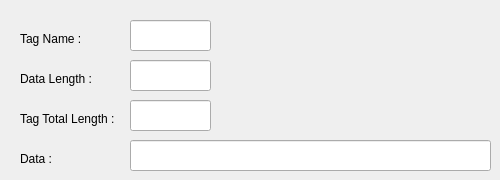
    <widget class="QWidget" name="tab_2">
     <attribute name="title">
      <string>VERS</string>
     </attribute>
     <widget class="QLineEdit" name="txtImg3TagVERS">
      <property name="geometry">
       <rect>
        <x>130</x>
        <y>20</y>
        <width>81</width>
        <height>31</height>
       </rect>
      </property>
      <property name="readOnly">
       <bool>true</bool>
      </property>
     </widget>
     <widget class="QLabel" name="lblImg3TagVERS">
      <property name="geometry">
       <rect>
        <x>20</x>
        <y>30</y>
        <width>91</width>
        <height>17</height>
       </rect>
      </property>
      <property name="text">
       <string>Tag Name :</string>
      </property>
     </widget>
     <widget class="QLabel" name="lblImg3TotalLengthVERS">
      <property name="geometry">
       <rect>
        <x>20</x>
        <y>110</y>
        <width>111</width>
        <height>17</height>
       </rect>
      </property>
      <property name="text">
       <string>Tag Total Length :</string>
      </property>
     </widget>
     <widget class="QLabel" name="lblImg3DataLengthVERS">
      <property name="geometry">
       <rect>
        <x>20</x>
        <y>70</y>
        <width>91</width>
        <height>17</height>
       </rect>
      </property>
      <property name="text">
       <string>Data Length :</string>
      </property>
     </widget>
     <widget class="QLineEdit" name="txtImg3TotalLengthVERS">
      <property name="geometry">
       <rect>
        <x>130</x>
        <y>100</y>
        <width>81</width>
        <height>31</height>
       </rect>
      </property>
      <property name="readOnly">
       <bool>true</bool>
      </property>
     </widget>
     <widget class="QLineEdit" name="txtImg3DataLengthVERS">
      <property name="geometry">
       <rect>
        <x>130</x>
        <y>60</y>
        <width>81</width>
        <height>31</height>
       </rect>
      </property>
      <property name="readOnly">
       <bool>true</bool>
      </property>
     </widget>
     <widget class="QLabel" name="lblImg3DataVERS">
      <property name="geometry">
       <rect>
        <x>20</x>
        <y>150</y>
        <width>41</width>
        <height>17</height>
       </rect>
      </property>
      <property name="text">
       <string>Data :</string>
      </property>
     </widget>
     <widget class="QLineEdit" name="txtImg3DataVERS">
      <property name="geometry">
       <rect>
        <x>130</x>
        <y>140</y>
        <width>361</width>
        <height>31</height>
       </rect>
      </property>
      <property name="readOnly">
       <bool>true</bool>
      </property>
     </widget>
    </widget>
